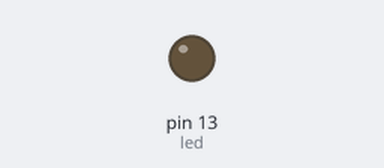
This sketch was run on a simulated Arduino Uno, built with avr-gcc and run on an emulated ATmega328P. Shown: output pins drawn as LEDs (lit = HIGH).

Above: at 0.3 s.
At 4.6 s:
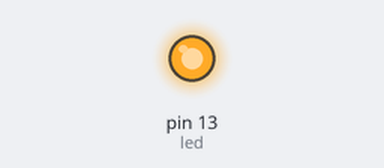
Timing chart, 0 to 7.0 s (numbered marks = the images above):
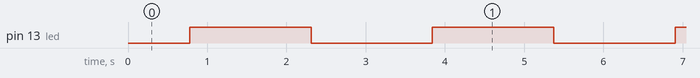

The sketch:

Fade1.ino
```cpp
/*
Fade
*/
int led = 13;
int brightness = 0;  //how bright the LED is
int fadeAmount = 5;  // how many points to fade the LED by

void setup() {
  pinMode(led, OUTPUT);
}

void loop() {
  //set brightness of pin 9
  analogWrite(led, brightness);

  //change the brightness for next time throught the loop:
  brightness = brightness + fadeAmount;

  //reverse the direction of fading at the ends
  if (brightness == 0 || brightness == 255) {
    fadeAmount = -fadeAmount;
  }
  delay(30);
}
```

Measured:
- by itself, pin 13 (led): alternates HIGH for 1.5 s and LOW for 1.5 s
